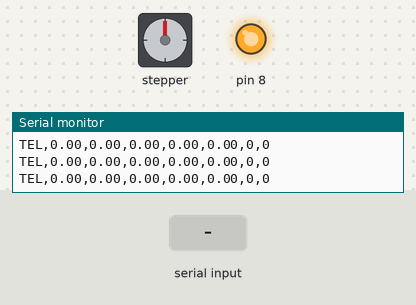
Bench run of a sketch on a simulated Arduino Uno, built with avr-gcc and run on an emulated ATmega328P. Parts: stepper motor, output pins drawn as LEDs (lit = HIGH), the last lines printed to the serial monitor. The inputs (shaded band) are chosen by the test bench. Stepper angles assume 200 steps per turn.

Above: at 1.2 s.
1.3 s: "VEL\n" received over Serial
At 1.45 s:
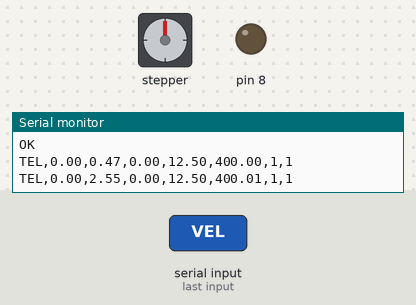
At 2.05 s:
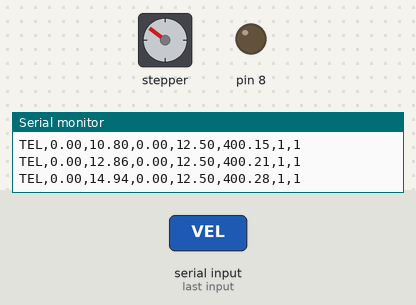
4.3 s: "STATUS\n" received over Serial
7.3 s: "DISABLE\n" received over Serial
At 7.46 s:
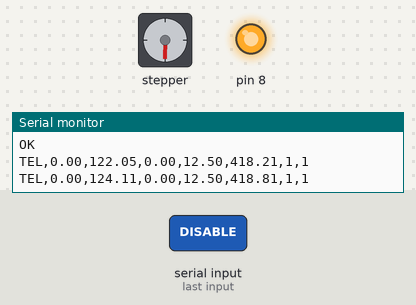
10.3 s: "PING\n" received over Serial
13.3 s: "ENABLE\n" received over Serial
At 13.77 s:
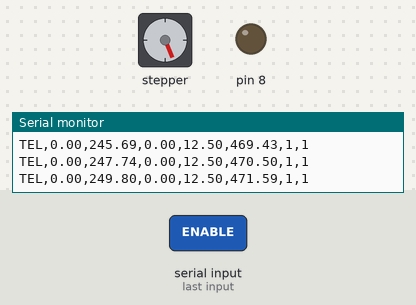
16.3 s: "STOP\n" received over Serial
Timing chart, 0 to 26.8 s (numbered marks = the images above; inputs shaded):
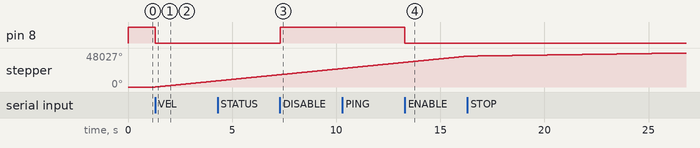

Measured:
- after the input at 1.3 s, pin 8: HIGH → LOW at once; stepper: keeps turning clockwise at about 2909°/s, starting at once
- after the input at 7.3 s, pin 8: LOW → HIGH at once
- after the input at 13.3 s, pin 8: HIGH → LOW at once

The sketch:

SteppingRobotFirmware.ino
```cpp
#include "Controller.h"
#include "Communication.h"

Controller controller;
Communication communication;

void setup()
{
    controller.begin();

    communication.begin();
}

void loop()
{
    controller.update();

    communication.update(controller);
}
```

Communication.cpp
```cpp
#include "Communication.h"

#include "Controller.h"

#include <stdio.h>

void Communication::begin(
    unsigned long baud
)
{
    Serial.begin(baud);

    rxBuffer.reserve(128);
}

void Communication::update(
    Controller& controller
)
{
    while(Serial.available())
    {
        char c = Serial.read();

        if(c == '\r')
            continue;

        if(c == '\n')
        {
            processLine(
                rxBuffer,
                controller
            );

            rxBuffer = "";
        }
        else
        {
            rxBuffer += c;
        }
    }

    if(
        millis() - lastTelemetry >= 100
    )
    {
        sendTelemetry(controller);

        lastTelemetry = millis();
    }
}

void Communication::processLine(
    String line,
    Controller& controller
)
{
    line.trim();

    if(line.length() == 0)
        return;

    //----------------------------------------
    // PING
    //----------------------------------------

    if(line == "PING")
    {
        Serial.println("PONG");
        return;
    }

    //----------------------------------------
    // STATUS
    //----------------------------------------

    if(line == "STATUS")
    {
        sendTelemetry(controller);
        return;
    }

    //----------------------------------------
    // ENABLE
    //----------------------------------------

    if(line == "ENABLE")
    {
        controller.getMotion().enable();

        Serial.println("OK");

        return;
    }

    //----------------------------------------
    // DISABLE
    //----------------------------------------

    if(line == "DISABLE")
    {
        controller.getMotion().disable();

        Serial.println("OK");

        return;
    }

    //----------------------------------------
    // STOP
    //----------------------------------------

    if(line == "STOP")
    {
        controller.stop();

        Serial.println("OK");

        return;
    }

    //----------------------------------------
    // MOVE x y speed
    //----------------------------------------

    if(line.startsWith("MOVE"))
    {
        MotionRequest request;

        sscanf(
            line.c_str(),
            "MOVE %f %f %f",
            &request.target.x,
            &request.target.y,
            &request.targetSpeed
        );

        request.mode = MotionMode::POSITION;

        request.limits =
            MACHINE.motion.defaults;

        if(controller.move(request))
        {
            Serial.println("OK");
        }
        else
        {
            Serial.println("BUSY");
        }

        return;
    }

    //----------------------------------------
    // VEL vx vy
    //----------------------------------------

    if(line.startsWith("VEL"))
    {
        MotionRequest request;

        request.mode =
            MotionMode::VELOCITY;

        sscanf(
            line.c_str(),
            "VEL %f %f",
            &request.velocity.vx,
            &request.velocity.vy
        );

        request.targetSpeed =
            MACHINE.motion.defaults.maxSpeed;

        request.limits =
            MACHINE.motion.defaults;

        if(controller.move(request))
        {
            Serial.println("OK");
        }
        else
        {
            Serial.println("BUSY");
        }

        return;
    }

    //----------------------------------------
    // Unknown command
    //----------------------------------------

    Serial.println("ERR");
}

void Communication::sendTelemetry(
    Controller& controller
)
{
    MotionFeedback fb =
        controller.feedback();

    Serial.print("TEL,");

    Serial.print(fb.position.x);
    Serial.print(",");

    Serial.print(fb.position.y);
    Serial.print(",");

    Serial.print(fb.velocity.vx);
    Serial.print(",");

    Serial.print(fb.velocity.vy);
    Serial.print(",");

    Serial.print(fb.distanceRemaining);
    Serial.print(",");

    Serial.print(fb.moving);
    Serial.print(",");

    Serial.println(
        (int)fb.state
    );
}
```

Communication.h
```cpp
#ifndef COMMUNICATION_H
#define COMMUNICATION_H

#include <Arduino.h>

#include "RobotTypes.h"

class Controller;

class Communication
{
public:

    void begin(
        unsigned long baud = 115200
    );

    void update(
        Controller& controller
    );

private:

    String rxBuffer;

    void processLine(
        String line,
        Controller& controller
    );

    void sendTelemetry(
        Controller& controller
    );

    Milliseconds lastTelemetry = 0;
};

#endif
```

Controller.cpp
```cpp
#include "Controller.h"

bool Controller::move(
    const MotionRequest& request
)
{
    return motion.submit(request);
}

void Controller::stop()
{
    motion.stop();
}

MotionFeedback Controller::feedback() const
{
    return motion.getFeedback();
}

void Controller::begin()
{
    machine = MACHINE;

    status = {};

    status.controller =
        ControllerState::STARTUP;

    motion.begin(machine);

    status.controller =
        ControllerState::READY;
}

void Controller::update()
{
    motion.update();

    updateController();
}

void Controller::updateController()
{
    MotionFeedback feedback =
        motion.getFeedback();

    switch(status.controller)
    {
    case ControllerState::STARTUP:

        break;

    case ControllerState::READY:

        break;

    case ControllerState::HOMING:

        break;

    case ControllerState::DISABLED:

        break;

    case ControllerState::FAULT:

        break;
    }


}
```

Controller.h
```cpp
#ifndef CONTROLLER_H
#define CONTROLLER_H

#include "RobotTypes.h"
#include "MachineConfig.h"
#include "Motion.h"

class Controller
{
public:

    void begin();

    void update();

    Motion& getMotion()
    {
        return motion;
    }

    bool move(
        const MotionRequest& request
    );

    void stop();

    MotionFeedback feedback() const;

private:

    MachineConfig machine;

    MachineStatus status;

    Motion motion;

    void updateController();
};

#endif
```

Motion.cpp
```cpp
#include "Motion.h"

#include <math.h>

#include <string.h>

//--------------------------------------------------
// Constructor
//--------------------------------------------------

Motion::Motion()
:
stepperX(
    AccelStepper::DRIVER,
    X_STEP_PIN,
    X_DIR_PIN
),
stepperY(
    AccelStepper::DRIVER,
    Y_STEP_PIN,
    Y_DIR_PIN
)
{
}

//--------------------------------------------------
// Helpers
//--------------------------------------------------

long Motion::mmToSteps(
    float mm
) const
{
    return (long)(
        mm *
        machine.hardware.stepsPerMM
    );
}

float Motion::stepsToMM(
    long steps
) const
{
    return
        (float)steps
        /
        machine.hardware.stepsPerMM;
}

//--------------------------------------------------
// Initialization
//--------------------------------------------------

void Motion::begin(
    const MachineConfig& config
)
{
    machine = config;

    pinMode(
        machine.io.enablePin,
        OUTPUT
    );

    disable();

    stepperX.setCurrentPosition(0);
    stepperY.setCurrentPosition(0);

    enabled = false;
    motionActive = false;
    requestChanged = false;

    previousPositionX = 0.0f;
    previousPositionY = 0.0f;

    previousVelocityX = 0.0f;
    previousVelocityY = 0.0f;

    lastResult =
        MotionResult::NONE;

    Milliseconds now =
        millis();

    motionStartTime =
        now;

    lastMovementTime =
        now;

    previousUpdateTime =
        now;

    memset(&feedback, 0, sizeof(feedback));

    feedback.state = MotionState::IDLE;
    feedback.result = MotionResult::NONE;
}

//--------------------------------------------------
// Submit new motion
//--------------------------------------------------

bool Motion::submit(
    const MotionRequest& request
)
{
    activeMotion =
        request;

    // Clamp target

    if(activeMotion.target.x <
       machine.hardware.x.minPosition)
    {
        activeMotion.target.x =
            machine.hardware.x.minPosition;
    }

    if(activeMotion.target.x >
       machine.hardware.x.maxPosition)
    {
        activeMotion.target.x =
            machine.hardware.x.maxPosition;
    }

    if(activeMotion.target.y <
       machine.hardware.y.minPosition)
    {
        activeMotion.target.y =
            machine.hardware.y.minPosition;
    }

    if(activeMotion.target.y >
       machine.hardware.y.maxPosition)
    {
        activeMotion.target.y =
            machine.hardware.y.maxPosition;
    }

    // Clamp limits

    if(activeMotion.targetSpeed >
       machine.hardware.limits.maxSpeed)
    {
        activeMotion.targetSpeed =
            machine.hardware.limits.maxSpeed;
    }

    if(activeMotion.limits.maxAcceleration >
       machine.hardware.limits.maxAcceleration)
    {
        activeMotion.limits.maxAcceleration =
            machine.hardware.limits.maxAcceleration;
    }

    requestChanged = true;

    motionActive = true;

    lastResult =
        MotionResult::RUNNING;

    motionStartTime =
        millis();

    return true;
}

//--------------------------------------------------
// Main update
//--------------------------------------------------

void Motion::update()
{
    updateExecutor();

    updateFeedback();

    updateState();

    checkTimeout();
}

//--------------------------------------------------
// Motion executor
//--------------------------------------------------

void Motion::updateExecutor()
{
    if(requestChanged)
    {
        enable();

        float speed = min(
            activeMotion.targetSpeed,
            activeMotion.limits.maxSpeed
        );

        if(speed <= 0.0f)
        {
            speed =
                machine.motion.defaults.maxSpeed;
        }

        if(speed >
           machine.hardware.limits.maxSpeed)
        {
            speed =
                machine.hardware.limits.maxSpeed;
        }

        float accel =
            activeMotion.limits.maxAcceleration;

        if(accel <= 0.0f)
        {
            accel =
                machine.motion.defaults.maxAcceleration;
        }

        if(accel >
           machine.hardware.limits.maxAcceleration)
        {
            accel =
                machine.hardware.limits.maxAcceleration;
        }

        stepperX.setMaxSpeed(
            speed *
            machine.hardware.stepsPerMM
        );

        stepperY.setMaxSpeed(
            speed *
            machine.hardware.stepsPerMM
        );

        stepperX.setAcceleration(
            accel *
            machine.hardware.stepsPerMM
        );

        stepperY.setAcceleration(
            accel *
            machine.hardware.stepsPerMM
        );

        switch(activeMotion.mode)
        {
        case MotionMode::POSITION:

            stepperX.moveTo(
                mmToSteps(
                    activeMotion.target.x
                )
            );

            stepperY.moveTo(
                mmToSteps(
                    activeMotion.target.y
                )
            );

            break;

        case MotionMode::VELOCITY:

            stepperX.setSpeed(
                activeMotion.velocity.vx *
                machine.hardware.stepsPerMM
            );

            stepperY.setSpeed(
                activeMotion.velocity.vy *
                machine.hardware.stepsPerMM
            );

            break;
        }

        requestChanged = false;
    }

    switch(activeMotion.mode)
    {
    case MotionMode::POSITION:

        stepperX.run();
        stepperY.run();

        break;

    case MotionMode::VELOCITY:

        stepperX.runSpeed();
        stepperY.runSpeed();

        break;
    }
}

//--------------------------------------------------
// Feedback
//--------------------------------------------------

void Motion::updateFeedback()
{
    Milliseconds now = millis();

    float dt =
        (float)(now - previousUpdateTime) / 1000.0f;

    if(dt <= 0.0f)
    {
        dt = 0.001f;
    }

    previousUpdateTime = now;

    //----------------------------------
    // Position
    //----------------------------------

    feedback.position.x =
        stepsToMM(
            stepperX.currentPosition()
        );

    feedback.position.y =
        stepsToMM(
            stepperY.currentPosition()
        );

    //----------------------------------
    // Velocity estimate
    //----------------------------------

    feedback.velocity.vx =
        (feedback.position.x - previousPositionX) / dt;

    feedback.velocity.vy =
        (feedback.position.y - previousPositionY) / dt;

    //----------------------------------
    // Acceleration estimate
    //----------------------------------

    feedback.acceleration.ax =
        (feedback.velocity.vx - previousVelocityX) / dt;

    feedback.acceleration.ay =
        (feedback.velocity.vy - previousVelocityY) / dt;

    previousPositionX =
        feedback.position.x;

    previousPositionY =
        feedback.position.y;

    previousVelocityX =
        feedback.velocity.vx;

    previousVelocityY =
        feedback.velocity.vy;

    //----------------------------------
    // Target
    //----------------------------------

    feedback.target =
        activeMotion.target;

    //----------------------------------
    // Error
    //----------------------------------

    feedback.positionError.x =
        feedback.target.x -
        feedback.position.x;

    feedback.positionError.y =
        feedback.target.y -
        feedback.position.y;

    //----------------------------------
    // Distance remaining
    //----------------------------------

    float dx =
        feedback.positionError.x;

    float dy =
        feedback.positionError.y;

    feedback.distanceRemaining =
        sqrt(
            dx * dx +
            dy * dy
        );

    //----------------------------------
    // Timestamp
    //----------------------------------

    feedback.timestamp =
        now;

    //----------------------------------
    // Moving
    //----------------------------------

    feedback.moving =
        (stepperX.distanceToGo() != 0) ||
        (stepperY.distanceToGo() != 0);

    if(feedback.moving)
    {
        lastMovementTime =
            now;
    }

    feedback.result =
        lastResult;
}

//--------------------------------------------------
// State machine
//--------------------------------------------------

void Motion::updateState()
{
    if(lastResult != MotionResult::RUNNING)
    {
        feedback.state =
            MotionState::IDLE;

        motionActive = false;

        return;
    }

    if(feedback.moving)
    {
        feedback.state =
            MotionState::MOVING;
    }
    else
    {
        feedback.state =
            MotionState::HOLDING;

        lastResult =
            MotionResult::SUCCESS;
    }
}

//--------------------------------------------------
// Timeout detection
//--------------------------------------------------

void Motion::checkTimeout()
{
    if(!feedback.moving)
    {
        return;
    }

    if(
        millis() -
        lastMovementTime
        >
        machine.timing.motionTimeout
    )
    {
        stop();

        lastResult =
            MotionResult::TIMEOUT;

        feedback.state =
            MotionState::FAILED;
    }
}


//--------------------------------------------------
// Enable
//--------------------------------------------------

void Motion::enable()
{
    if(machine.io.enableActiveLow)
    {
        digitalWrite(
            machine.io.enablePin,
            LOW
        );
    }
    else
    {
        digitalWrite(
            machine.io.enablePin,
            HIGH
        );
    }

    enabled = true;
}

//--------------------------------------------------
// Disable
//--------------------------------------------------

void Motion::disable()
{
    if(machine.io.enableActiveLow)
    {
        digitalWrite(
            machine.io.enablePin,
            HIGH
        );
    }
    else
    {
        digitalWrite(
            machine.io.enablePin,
            LOW
        );
    }

    enabled = false;
}

//--------------------------------------------------
// Stop
//--------------------------------------------------

void Motion::stop()
{
    stepperX.stop();
    stepperY.stop();

    motionActive = false;
}

void Motion::emergencyStop()
{
    stepperX.stop();
    stepperY.stop();

    disable();

    motionActive = false;

    lastResult =
        MotionResult::ESTOP;
}

//--------------------------------------------------
// Status
//--------------------------------------------------

bool Motion::busy() const
{
    return
    feedback.moving;
}

MotionFeedback Motion::getFeedback() const
{
    return feedback;
}
```

Source omitted: Motion.h (2230 bytes), RobotTypes.h (2829 bytes), MachineConfig.h (3393 bytes)
